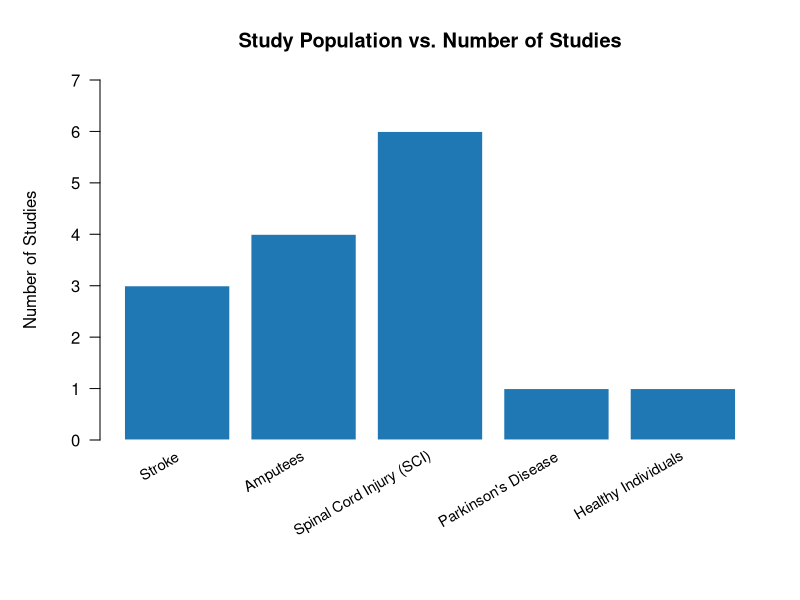
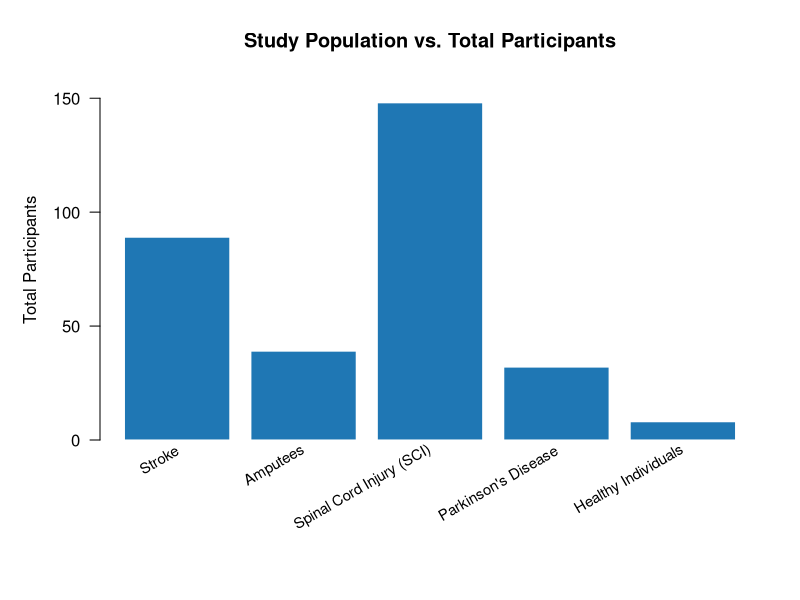

Here is the R script that generated these plots, in order:
## ============================================================
## Week 3 - Figure 10: Population Representation
## Two bar charts:
##   1. Study Population vs. Number of Studies
##   2. Study Population vs. Total Participants
## ============================================================

# ---- Data ----
study_population <- c("Stroke", "Amputees", "Spinal Cord Injury (SCI)",
                      "Parkinson's Disease", "Healthy Individuals")

number_of_studies <- c(3, 4, 6, 1, 1)
total_participants <- c(89, 39, 148, 32, 8)

# ============================================================
# Figure 10a: Study Population vs. Number of Studies
# ============================================================
png("Figure10a_NumberOfStudies.png", width = 1600, height = 1300, res = 200)
par(mar = c(8, 5, 4, 2))  # extra bottom margin for angled labels

bar_positions <- barplot(
  number_of_studies,
  names.arg = FALSE,
  col = "#1F77B4",
  border = "white",
  main = "Study Population vs. Number of Studies",
  xlab = "",
  ylab = "Number of Studies",
  ylim = c(0, max(number_of_studies) + 1),
  las = 1
)

text(
  x = bar_positions,
  y = -0.3,
  labels = study_population,
  srt = 30,
  adj = 1,
  xpd = TRUE,
  cex = 0.9
)

dev.off()

# ============================================================
# Figure 10b: Study Population vs. Total Participants
# ============================================================
png("Figure10b_TotalParticipants.png", width = 1600, height = 1300, res = 200)
par(mar = c(8, 5, 4, 2))

bar_positions2 <- barplot(
  total_participants,
  names.arg = FALSE,
  col = "#1F77B4",
  border = "white",
  main = "Study Population vs. Total Participants",
  xlab = "",
  ylab = "Total Participants",
  ylim = c(0, max(total_participants) + 10),
  las = 1
)

text(
  x = bar_positions2,
  y = -4,
  labels = study_population,
  srt = 30,
  adj = 1,
  xpd = TRUE,
  cex = 0.9
)

dev.off()

# ============================================================
# Also save the underlying data as a CSV for the GitHub repo
# ============================================================
write.csv(
  data.frame(
    Study_Population = study_population,
    Number_of_Studies = number_of_studies,
    Total_Participants = total_participants
  ),
  "figure10_data.csv",
  row.names = FALSE
)

cat("Done. Files created:\n")
cat(" - Figure10a_NumberOfStudies.png\n")
cat(" - Figure10b_TotalParticipants.png\n")
cat(" - figure10_data.csv\n")
